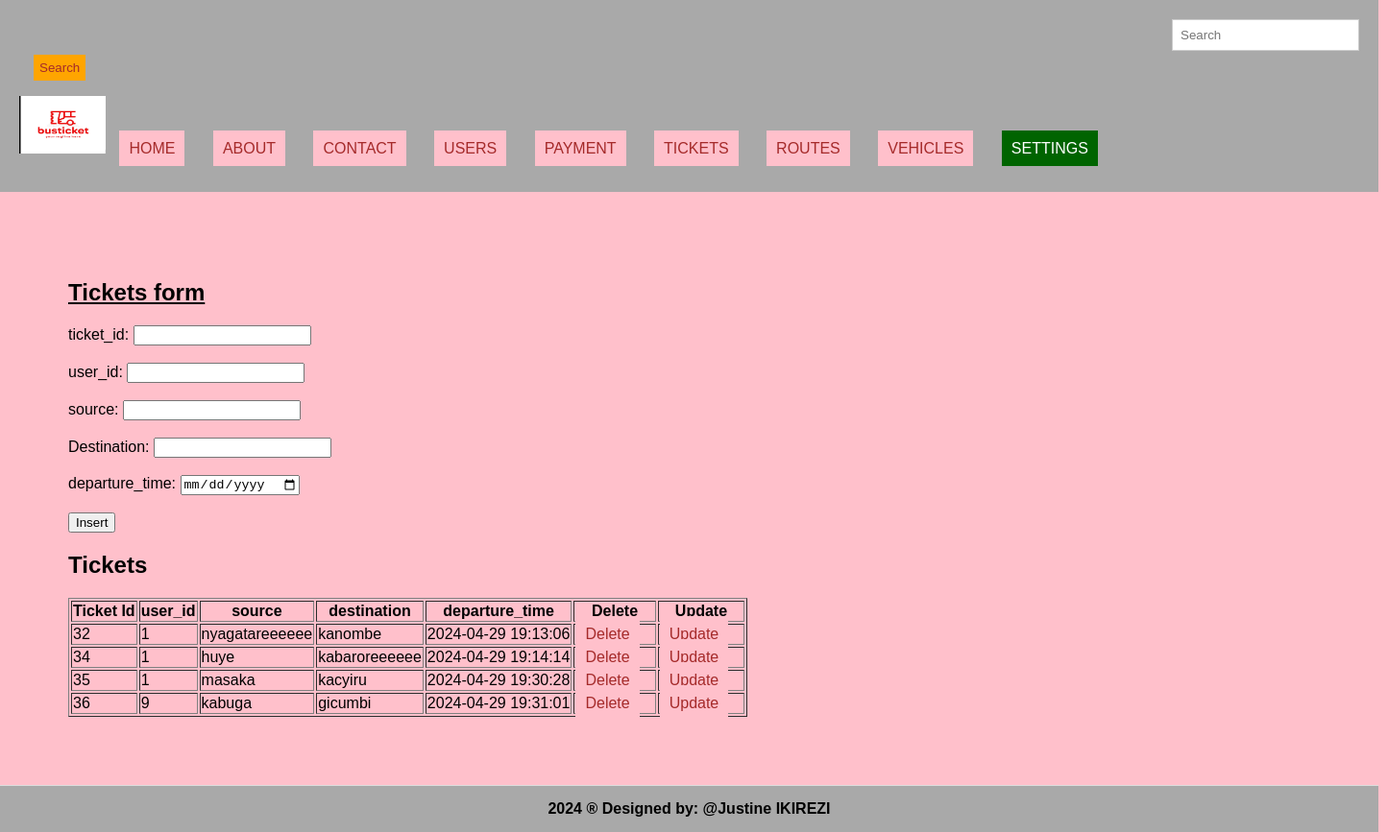
/tickets.php, run on the app's committed database.
### tables this page shows
CREATE TABLE `tickets` (
  `ticket_id` int(11) NOT NULL,
  `user_id` int(11) NOT NULL,
  `source` varchar(100) NOT NULL,
  `destination` varchar(100) NOT NULL,
  `departure_time` timestamp NOT NULL DEFAULT current_timestamp()
);

### tickets.php (the view, shortened to what this page needs)
<!DOCTYPE html>
<html lang="en">
<head>
  <link rel="stylesheet" type="text/css" href="style.css" title="style 1" media="screen, tv, projection, handheld, print"/>
</head>
<body bgcolor="pink">
<header>
  <form class="d-flex" role="search" action="search.php">
    <input class="form-control me-2" type="search" placeholder="Search" aria-label="Search">
    <button class="btn btn-outline-success" type="submit">Search</button>
  </form>
  <ul style="list-style-type: none; padding: 0;">
    <li style="display: inline; margin-right: 10px;">
      <img src="./image/logo.png" width="90" height="60" alt="Logo">
    </li>
    <li style="display: inline; margin-right: 10px;"><a href="./home.html">HOME</a></li>
    <li style="display: inline; margin-right: 10px;"><a href="./about.html">ABOUT</a></li>
    <li style="display: inline; margin-right: 10px;"><a href="./contact.html">CONTACT</a></li>
    <li style="display: inline; margin-right: 10px;"><a href="./users.php">USERS</a></li>
    <li style="display: inline; margin-right: 10px;"><a href="./payment.php">PAYMENT</a></li>
    <li style="display: inline; margin-right: 10px;"><a href="./tickets.php">TICKETS</a></li>
    <li style="display: inline; margin-right: 10px;"><a href="./routes.php">ROUTES</a></li>
    <li style="display: inline; margin-right: 10px;"><a href="./vehicles.php">VEHICLES</a></li>
    <li class="dropdown" style="display: inline; margin-right: 10px;">
      <a href="#" style="padding: 10px; color: white; background-color: darkgreen; text-decoration: none; margin-right: 15px;">SETTINGS</a>
    </li>
  </ul>
</header>
<section>
  <h1><u>Tickets form</u></h1>
  <form method="post">
    <label for="ticket_id">ticket_id:</label>
    <input type="number" id="ticket_id" name="ticket_id"><br><br>
     <label for="user_id">user_id:</label>
    <input type="number" id="user_id" name="user_id"><br><br>
    <label for="source">source:</label>
    <input type="text" id="source" name="source" required><br><br>
    <label for="destination">Destination:</label>
    <input type="text" id="destination" name="destination" required><br><br>
    <label for="departure_time">departure_time:</label>
    <input type="date" id="departure_time" name="departure_time" required><br><br>
    <input type="submit" name="add" value="Insert">
  </form>
  <h2>Tickets</h2>
  <table border="1">
    <tr>
      <th>Ticket Id</th>
      <th>user_id</th>
      <th>source</th>
      <th>destination</th>
      <th>departure_time</th>
      <th>Delete</th>
      <th>Update</th>
    </tr>
    <?php
    include('db_connection.php');
    $sql = "SELECT * FROM tickets";
    $result = $connection->query($sql);
    if ($result->num_rows > 0) {
        while ($row = $result->fetch_assoc()) {
            $ticket_id = $row['ticket_id'];
            echo "<tr>
                <td>" . $row['ticket_id'] . "</td>
                 <td>" . $row['user_id'] . "</td>
                <td>" . $row['source'] . "</td>
                <td>" . $row['destination'] . "</td>
                <td>" . $row['departure_time'] . "</td>
                <td><a href='delete tickets.php?ticket_id=$ticket_id'>Delete</a></td>
                <td><a href='update tickets.php?ticket_id=$ticket_id'>Update</a></td>
              </tr>";
        }
    } else {
        echo "<tr><td colspan='7'>No data found</td></tr>";
    }
    ?>
  </table>
</section>
<footer>
  <center><b>2024 &reg; Designed by: @Justine IKIREZI</b></center>
</footer>
</body>
</html>

### style.css (style rules this page uses)
body { font-family: algerian; margin: 0; padding: 0; }
.form-control { padding: 8px; margin-left: 4px; border: 1px solid #ccc; }
.btn { padding: 6px; background-color: orange; color: brown; border: none; }
.dropdown { position: relative; display: inline; margin-right: 10px; }
body { font-family: Arial,sans-serif; margin:0; padding:0; }
header { background-color:darkgray; padding: 20px; }
.dropdown { position: right; display:right; direction:rtl; }
section { padding:28px; border-bottom: 1px solid #ddd; }
footer { text-align: center; padding: 15px; background-color:seagreen; }
html,body { display:grid; place_items=center; width: 75%; height: 50%; }

### tickets.php (style rules this page uses)
a { padding: 10px; color: white; background-color: pink; text-decoration: none; margin-right: 15px; }
a:link { color: brown; }
button.btn { margin-left: 15px; margin-top: 4px; }
input.form-control { margin-left: 1200px; padding: 8px; }
section { padding: 71px; border-bottom: 1px solid #ddd; }
footer { text-align: center; padding: 15px; background-color: darkgray; }

### data on the page
tickets: ticket_id "32", user "1", source "nyagatareeeeee", destination "kanombe", departure_time "2024-04-29 19:13:06"
tickets: ticket_id "34", user "1", source "huye", destination "kabaroreeeeee", departure_time "2024-04-29 19:14:14"
tickets: ticket_id "35", user "1", source "masaka", destination "kacyiru", departure_time "2024-04-29 19:30:28"
tickets: ticket_id "36", user "9", source "kabuga", destination "gicumbi", departure_time "2024-04-29 19:31:01"
